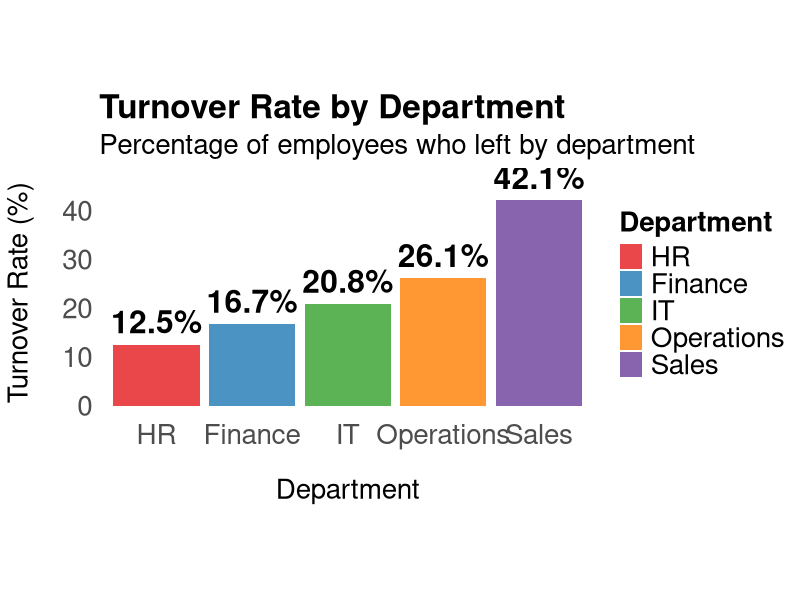
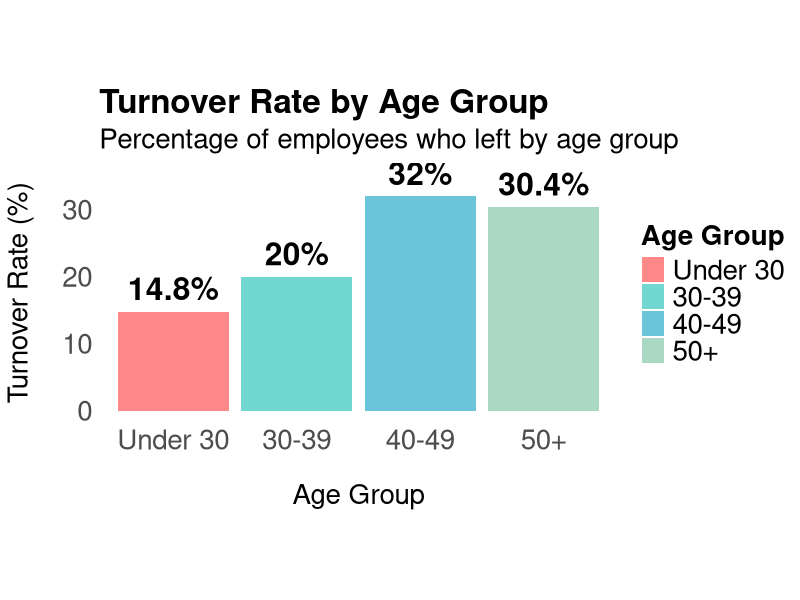
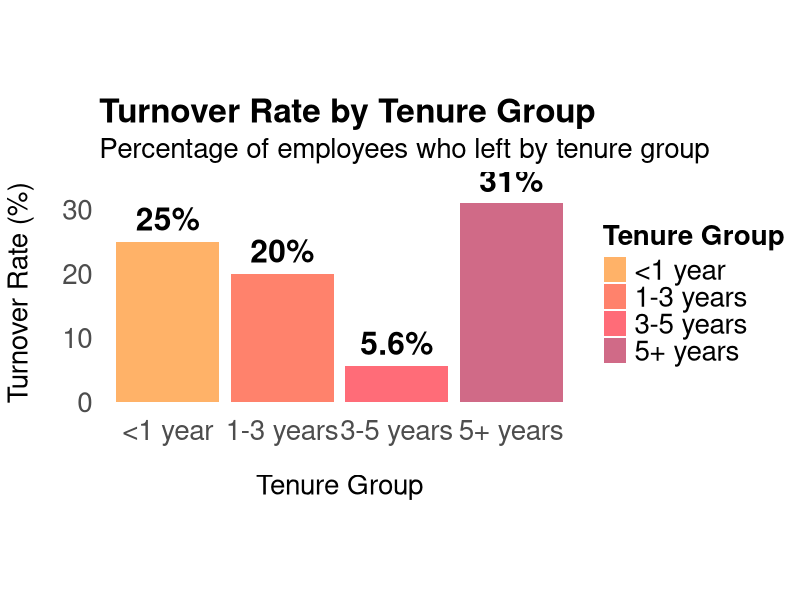
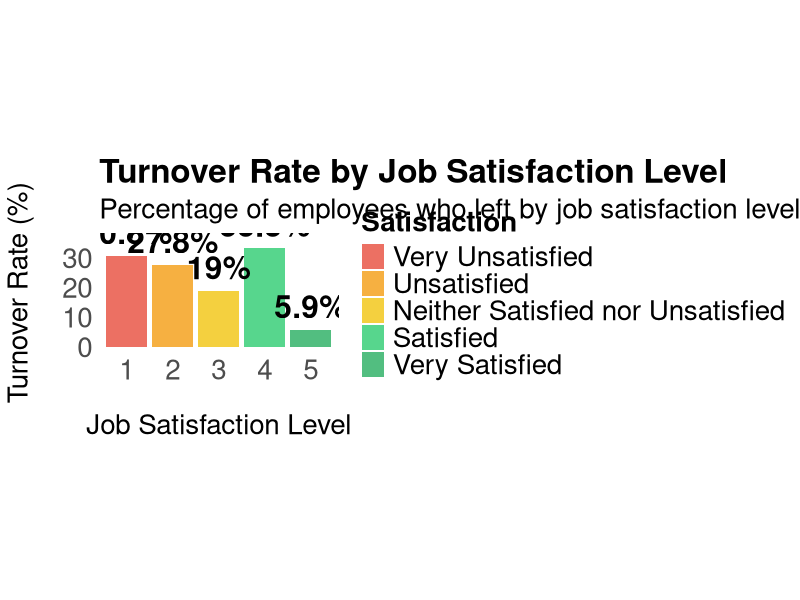
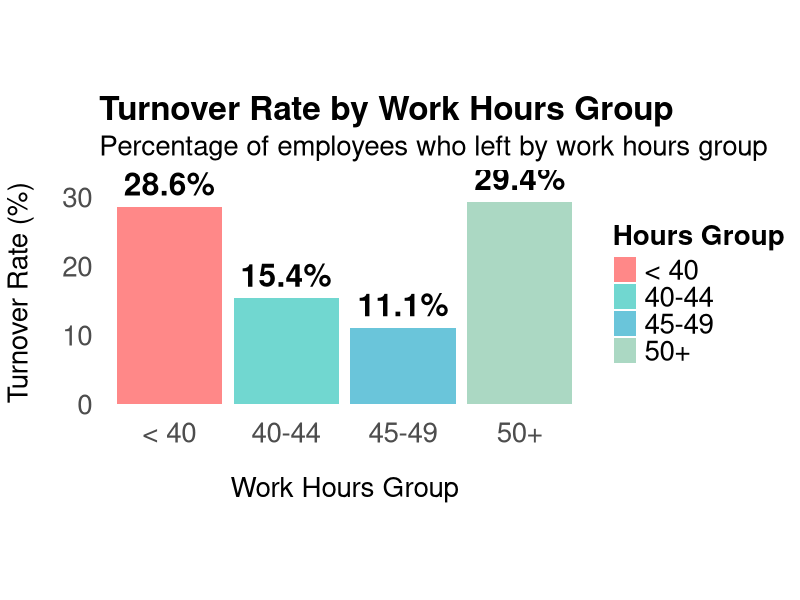
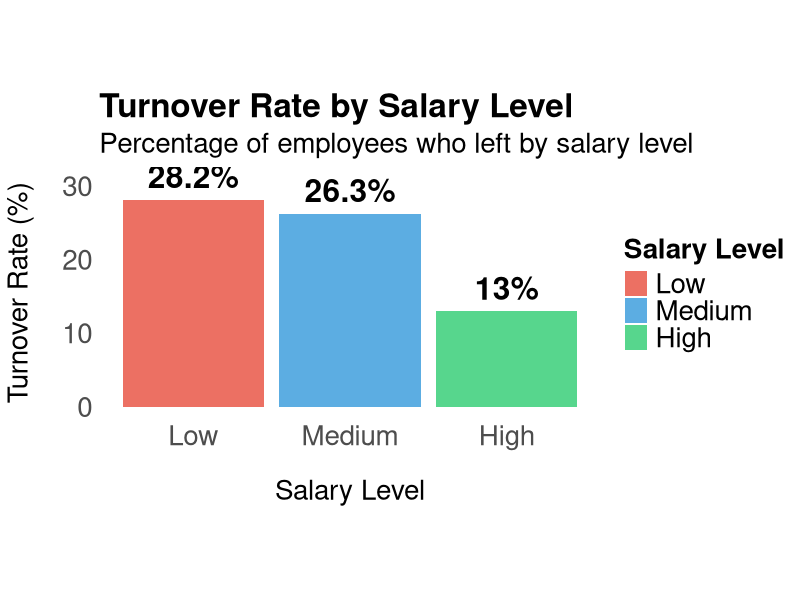
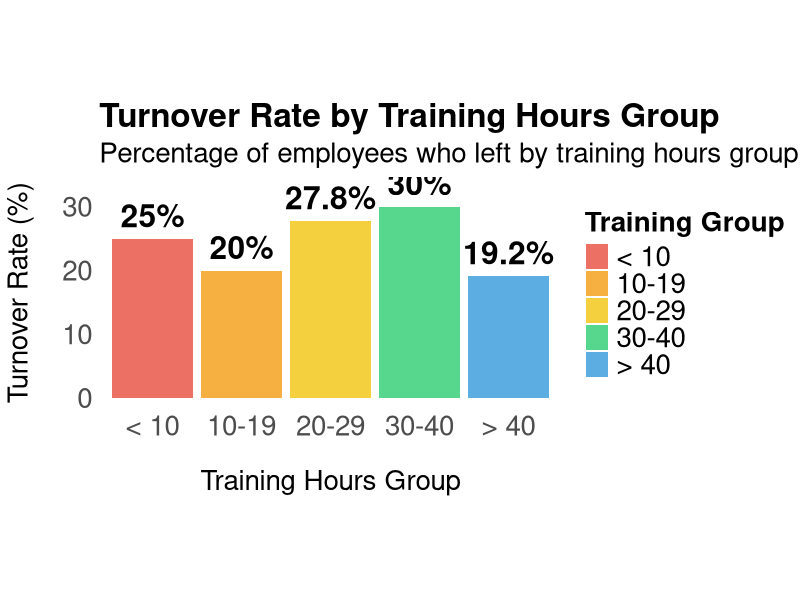

These figures' R source, in order:
# Employee Turnover Analysis
# This script analyzes employee turnover data to understand why some employees stay while others leave
# and to identify areas for intervention to reduce turnover.

# Install required libraries
#install.packages("ggplot2")
#install.packages("dplyr")
#install.packages("here")
#install.packages("readr")
#install.packages("flextable")
#install.packages("ggplot2")
#install.packages("tidyr")

# Load required libraries 
library(ggplot2)
library(dplyr)
library(here) 
library(readr)
library(flextable)
library(ggplot2)
library(tidyr)


# Load data
data <- readr::read_csv(here("employee_turnover_data.csv"))

# Check for missing data
missing_summary <- sapply(data, function(x) sum(is.na(x)))
print(missing_summary)


# Check for duplicates (EmployeeIDs)
duplicates <- data %>%
  group_by(EmployeeID) %>%
  filter(n() > 1) %>%
  arrange(EmployeeID)
duplicates

# View the data structure (e.g., sample size, number of variables, variable type)
dplyr::glimpse(data)

# Recode dependent variable (Turnover)
data1 <- data %>%
  dplyr::mutate(Turnover = ifelse(Turnover == "Yes", 1, 0))
dplyr::glimpse(data1)
View(data)


# ============================================================================
# Department Turnover and Visualization
# ============================================================================

# Overall turnover rate
turnover_rate <- mean(data1$Turnover == 1)
cat("Overall Turnover Rate:", round(turnover_rate * 100, 1), "%\n")
cat("Employees who left:", sum(data1$Turnover == 1), "\n")
cat("Employees who stayed:", sum(data1$Turnover == 0), "\n")


# Turnover by department
dept_turnover <- data1 %>%
  group_by(Department) %>%
  summarise(
    Total_Employees = n(),
    Turnover_Count = sum(Turnover == 1),
    Turnover_Rate = paste0(round(mean(Turnover == 1) * 100, 1), "%"),
    .groups = 'drop'
  ) %>%
  arrange(desc(Turnover_Rate))

# Add total row
overall <- data1 %>%
  summarise(
    Department = "Total",
    Total_Employees = n(),
    Turnover_Count = sum(Turnover == 1),
    Turnover_Rate = paste0(round(mean(Turnover == 1) * 100, 1), "%")
  )
dept_turnover <- bind_rows(dept_turnover, overall)

# Create a table
dept_turnover_table <- flextable(dept_turnover) %>%
  autofit() %>%
  bold(i = nrow(dept_turnover), bold = TRUE) %>%   # bold the total row
  align(j = 2:4, align = "center") %>%             # center numeric columns
  set_header_labels(
    Department = "Department",
    Total_Employees = "Total Count",
    Turnover_Count = "Turnover Count",
    Turnover_Rate = "Turnover Rate"
  )
dept_turnover_table

# Histogram: Turnover Rate by Department
dept_turnover_plot <- dept_turnover %>%
  filter(Department != "Total") %>%  # Remove total row for plotting
  mutate(Department = factor(Department, levels = c("HR", "Finance", "IT", "Operations", "Sales"))) %>%
  ggplot(aes(x = Department, y = as.numeric(gsub("%", "", Turnover_Rate)), fill = Department)) +
  geom_col(alpha = 0.8) +
  geom_text(aes(label = Turnover_Rate), vjust = -0.5, size = 8, fontface = "bold") +
  labs(
    title = "Turnover Rate by Department",
    subtitle = "Percentage of employees who left by department",
    x = "Department",
    y = "Turnover Rate (%)",
    fill = "Department"
    #caption = "Data: Employee Turnover Dataset"
  ) +
  theme_minimal() +
  theme(
    plot.title = element_text(size = 24, face = "bold"),
    plot.subtitle = element_text(size = 20),
    axis.title = element_text(size = 20),
    axis.text = element_text(size = 20),
    plot.caption = element_text(size = 12),
    legend.position = "right",
    legend.title = element_text(size = 20, face = "bold"),
    legend.text = element_text(size = 20),
    panel.grid.major = element_blank(),
    panel.grid.minor = element_blank(),
    aspect.ratio = 0.5,
    axis.title.x = element_text(margin = margin(t = 20)),
    axis.title.y = element_text(margin = margin(r = 20))
  ) +
  scale_fill_manual(values = c("HR" = "#E31A1C", "Finance" = "#1F78B4", "IT" = "#33A02C", 
                               "Operations" = "#FF7F00", "Sales" = "#6A3D9A")) +
  scale_y_continuous(limits = c(0, max(as.numeric(gsub("%", "", dept_turnover$Turnover_Rate[dept_turnover$Department != "Total"]))) * 1.1))

print(dept_turnover_plot)

# 2. TURNOVER RATE BY AGE GROUPS
cat("\n--- Turnover Rate by Age Groups ---\n")

# Create age groups
data1 <- data1 %>%
  mutate(Age_Group = case_when(
    Age < 30 ~ "Under 30",
    Age >= 30 & Age < 40 ~ "30-39",
    Age >= 40 & Age < 50 ~ "40-49",
    Age >= 50 ~ "50+"
  ))

# Calculate turnover rate by age group
age_turnover <- data1 %>%
  group_by(Age_Group) %>%
  summarise(
    Total_Employees = n(),
    Turnover_Count = sum(Turnover == 1),
    Turnover_Rate = round(mean(Turnover == 1) * 100, 1),
    .groups = 'drop'
  ) %>%
  mutate(Age_Group = factor(Age_Group, levels = c("Under 30", "30-39", "40-49", "50+"))) %>%
  arrange(Age_Group)

print(age_turnover)

# Create flextable for age turnover with total row
age_turnover_with_total <- age_turnover %>%
  mutate(Turnover_Rate = paste0(Turnover_Rate, "%")) %>%
  bind_rows(
    age_turnover %>%
      summarise(
        Age_Group = "Total",
        Total_Employees = sum(Total_Employees),
        Turnover_Count = sum(Turnover_Count),
        Turnover_Rate = paste0(round(sum(Turnover_Count) / sum(Total_Employees) * 100, 1), "%")
      )
  )

age_turnover_table <- age_turnover_with_total %>%
  flextable() %>%
  autofit() %>%
  align(align = "center", part = "all") %>%
  bold(part = "header") %>%
  bold(i = nrow(age_turnover_with_total), part = "body") %>%
  set_header_labels(
    Age_Group = "Age Group",
    Total_Employees = "Total Count",
    Turnover_Count = "Turnover Count",
    Turnover_Rate = "Turnover Rate"
  )
age_turnover_table

# Histogram for age groups
age_turnover_plot <- age_turnover %>%
  ggplot(aes(x = Age_Group, y = Turnover_Rate, fill = Age_Group)) +
  geom_col(alpha = 0.8) +
  geom_text(aes(label = paste0(Turnover_Rate, "%")), vjust = -0.5, size = 8, fontface = "bold") +
  labs(
    title = "Turnover Rate by Age Group",
    subtitle = "Percentage of employees who left by age group",
    x = "Age Group",
    y = "Turnover Rate (%)",
    fill = "Age Group"
  ) +
  theme_minimal() +
  theme(
    plot.title = element_text(size = 24, face = "bold"),
    plot.subtitle = element_text(size = 20),
    axis.title = element_text(size = 20),
    axis.text = element_text(size = 20),
    legend.position = "right",
    legend.title = element_text(size = 20, face = "bold"),
    legend.text = element_text(size = 20),
    panel.grid.major = element_blank(),
    panel.grid.minor = element_blank(),
    aspect.ratio = 0.5,
    axis.title.x = element_text(margin = margin(t = 20)),
    axis.title.y = element_text(margin = margin(r = 20))
  ) +
  scale_fill_manual(values = c("Under 30" = "#FF6B6B", "30-39" = "#4ECDC4", "40-49" = "#45B7D1", "50+" = "#96CEB4")) +
  scale_y_continuous(limits = c(0, max(age_turnover$Turnover_Rate) * 1.1))

print(age_turnover_plot)

# 3. TURNOVER RATE BY TENURE GROUPS
cat("\n--- Turnover Rate by Tenure Groups ---\n")

# Create tenure groups
data1 <- data1 %>%
  mutate(Tenure_Group = case_when(
    Tenure_Years < 1 ~ "<1 year",
    Tenure_Years >= 1 & Tenure_Years < 3 ~ "1-3 years",
    Tenure_Years >= 3 & Tenure_Years < 5 ~ "3-5 years",
    Tenure_Years >= 5 ~ "5+ years"
  ))

# Calculate turnover rate by tenure group
tenure_turnover <- data1 %>%
  group_by(Tenure_Group) %>%
  summarise(
    Total_Employees = n(),
    Turnover_Count = sum(Turnover == 1),
    Turnover_Rate = round(mean(Turnover == 1) * 100, 1),
    .groups = 'drop'
  ) %>%
  mutate(Tenure_Group = factor(Tenure_Group, levels = c("<1 year", "1-3 years", "3-5 years", "5+ years")))

print(tenure_turnover)

# Create flextable for tenure turnover with total row
tenure_turnover_with_total <- tenure_turnover %>%
  mutate(Turnover_Rate = paste0(Turnover_Rate, "%")) %>%
  bind_rows(
    tenure_turnover %>%
      summarise(
        Tenure_Group = "Total",
        Total_Employees = sum(Total_Employees),
        Turnover_Count = sum(Turnover_Count),
        Turnover_Rate = paste0(round(sum(Turnover_Count) / sum(Total_Employees) * 100, 1), "%")
      )
  )

tenure_turnover_table <- tenure_turnover_with_total %>%
  flextable() %>%
  autofit() %>%
  align(align = "center", part = "all") %>%
  bold(part = "header") %>%
  bold(i = nrow(tenure_turnover_with_total), part = "body") %>%
  set_header_labels(
    Tenure_Group = "Tenure Group",
    Total_Employees = "Total Count",
    Turnover_Count = "Turnover Count",
    Turnover_Rate = "Turnover Rate"
  )
tenure_turnover_table

# Histogram for tenure groups
tenure_turnover_plot <- tenure_turnover %>%
  ggplot(aes(x = Tenure_Group, y = Turnover_Rate, fill = Tenure_Group)) +
  geom_col(alpha = 0.8) +
  geom_text(aes(label = paste0(Turnover_Rate, "%")), vjust = -0.5, size = 8, fontface = "bold") +
  labs(
    title = "Turnover Rate by Tenure Group",
    subtitle = "Percentage of employees who left by tenure group",
    x = "Tenure Group",
    y = "Turnover Rate (%)",
    fill = "Tenure Group"
  ) +
  theme_minimal() +
  theme(
    plot.title = element_text(size = 24, face = "bold"),
    plot.subtitle = element_text(size = 20),
    axis.title = element_text(size = 20),
    axis.text = element_text(size = 20),
    legend.position = "right",
    legend.title = element_text(size = 20, face = "bold"),
    legend.text = element_text(size = 20),
    panel.grid.major = element_blank(),
    panel.grid.minor = element_blank(),
    aspect.ratio = 0.5,
    axis.title.x = element_text(margin = margin(t = 20)),
    axis.title.y = element_text(margin = margin(r = 20))
  ) +
  scale_fill_manual(values = c("<1 year" = "#FF9F43", "1-3 years" = "#FF6348", 
                               "3-5 years" = "#FF4757", "5+ years" = "#C44569")) +
  scale_y_continuous(limits = c(0, max(tenure_turnover$Turnover_Rate) * 1.1))

print(tenure_turnover_plot)

# 4. TURNOVER RATE BY JOB SATISFACTION LEVELS
cat("\n--- Turnover Rate by Job Satisfaction Levels ---\n")

# Calculate turnover rate by job satisfaction
satisfaction_turnover <- data1 %>%
  group_by(Job_Satisfaction) %>%
  summarise(
    Total_Employees = n(),
    Turnover_Count = sum(Turnover == 1),
    Turnover_Rate = round(mean(Turnover == 1) * 100, 1),
    .groups = 'drop'
  ) %>%
  arrange(Job_Satisfaction)

print(satisfaction_turnover)

# Create flextable for satisfaction turnover with total row
satisfaction_turnover_with_total <- satisfaction_turnover %>%
  mutate(
    Job_Satisfaction = as.character(Job_Satisfaction),
    Turnover_Rate = paste0(Turnover_Rate, "%")
  ) %>%
  bind_rows(
    satisfaction_turnover %>%
      summarise(
        Job_Satisfaction = "Total",
        Total_Employees = sum(Total_Employees),
        Turnover_Count = sum(Turnover_Count),
        Turnover_Rate = paste0(round(sum(Turnover_Count) / sum(Total_Employees) * 100, 1), "%")
      )
  )

satisfaction_turnover_table <- satisfaction_turnover_with_total %>%
  flextable() %>%
  autofit() %>%
  align(align = "center", part = "all") %>%
  bold(part = "header") %>%
  bold(i = nrow(satisfaction_turnover_with_total), part = "body") %>%
  set_header_labels(
    Job_Satisfaction = "Job Satisfaction Level",
    Total_Employees = "Total Count",
    Turnover_Count = "Turnover Count",
    Turnover_Rate = "Turnover Rate"
  )
satisfaction_turnover_table

# Histogram for job satisfaction
satisfaction_turnover_plot <- satisfaction_turnover %>%
  ggplot(aes(x = factor(Job_Satisfaction), y = Turnover_Rate, fill = factor(Job_Satisfaction))) +
  geom_col(alpha = 0.8) +
  geom_text(aes(label = paste0(Turnover_Rate, "%")), vjust = -0.5, size = 8, fontface = "bold") +
  labs(
    title = "Turnover Rate by Job Satisfaction Level",
    subtitle = "Percentage of employees who left by job satisfaction level",
    x = "Job Satisfaction Level",
    y = "Turnover Rate (%)",
    fill = "Satisfaction"
  ) +
  theme_minimal() +
  theme(
    plot.title = element_text(size = 24, face = "bold"),
    plot.subtitle = element_text(size = 20),
    axis.title = element_text(size = 20),
    axis.text = element_text(size = 20),
    legend.position = "right",
    legend.title = element_text(size = 20, face = "bold"),
    legend.text = element_text(size = 20),
    panel.grid.major = element_blank(),
    panel.grid.minor = element_blank(),
    aspect.ratio = 0.5,
    axis.title.x = element_text(margin = margin(t = 20)),
    axis.title.y = element_text(margin = margin(r = 20))
  ) +
  scale_fill_manual(values = c("1" = "#E74C3C", "2" = "#F39C12", "3" = "#F1C40F", 
                               "4" = "#2ECC71", "5" = "#27AE60"),
                    labels = c("1" = "Very Unsatisfied", "2" = "Unsatisfied", 
                              "3" = "Neither Satisfied nor Unsatisfied", 
                              "4" = "Satisfied", "5" = "Very Satisfied")) +
  scale_x_discrete(limits = c("1", "2", "3", "4", "5")) +
  scale_y_continuous(limits = c(0, max(satisfaction_turnover$Turnover_Rate) * 1.1))

print(satisfaction_turnover_plot)

# 5. TURNOVER RATE BY WORK HOURS GROUPS
cat("\n--- Turnover Rate by Work Hours Groups ---\n")

# Create work hours groups
data1 <- data1 %>%
  mutate(Hours_Group = case_when(
    Avg_Hours_Week < 40 ~ "< 40",
    Avg_Hours_Week >= 40 & Avg_Hours_Week < 45 ~ "40-44",
    Avg_Hours_Week >= 45 & Avg_Hours_Week < 50 ~ "45-49",
    Avg_Hours_Week >= 50 ~ "50+"
  ))

# Calculate turnover rate by work hours group
hours_turnover <- data1 %>%
  filter(!is.na(Hours_Group)) %>%
  group_by(Hours_Group) %>%
  summarise(
    Total_Employees = n(),
    Turnover_Count = sum(Turnover == 1),
    Turnover_Rate = round(mean(Turnover == 1) * 100, 1),
    .groups = 'drop'
  ) %>%
  mutate(Hours_Group = factor(Hours_Group, levels = c("< 40", "40-44", "45-49", "50+"))) %>%
  arrange(Hours_Group)

print(hours_turnover)

# Create flextable for hours turnover with total row
hours_turnover_with_total <- hours_turnover %>%
  mutate(Turnover_Rate = paste0(Turnover_Rate, "%")) %>%
  bind_rows(
    hours_turnover %>%
      summarise(
        Hours_Group = "Total",
        Total_Employees = sum(Total_Employees),
        Turnover_Count = sum(Turnover_Count),
        Turnover_Rate = paste0(round(sum(Turnover_Count) / sum(Total_Employees) * 100, 1), "%")
      )
  )

hours_turnover_table <- hours_turnover_with_total %>%
  flextable() %>%
  autofit() %>%
  align(align = "center", part = "all") %>%
  bold(part = "header") %>%
  bold(i = nrow(hours_turnover_with_total), part = "body") %>%
  set_header_labels(
    Hours_Group = "Work Hours Group",
    Total_Employees = "Total Count",
    Turnover_Count = "Turnover Count",
    Turnover_Rate = "Turnover Rate"
  )
hours_turnover_table

# Histogram for work hours groups
hours_turnover_plot <- hours_turnover %>%
  ggplot(aes(x = Hours_Group, y = Turnover_Rate, fill = Hours_Group)) +
  geom_col(alpha = 0.8) +
  geom_text(aes(label = paste0(Turnover_Rate, "%")), vjust = -0.5, size = 8, fontface = "bold") +
  labs(
    title = "Turnover Rate by Work Hours Group",
    subtitle = "Percentage of employees who left by work hours group",
    x = "Work Hours Group",
    y = "Turnover Rate (%)",
    fill = "Hours Group"
  ) +
  theme_minimal() +
  theme(
    plot.title = element_text(size = 24, face = "bold"),
    plot.subtitle = element_text(size = 20),
    axis.title = element_text(size = 20),
    axis.text = element_text(size = 20),
    legend.position = "right",
    legend.title = element_text(size = 20, face = "bold"),
    legend.text = element_text(size = 20),
    panel.grid.major = element_blank(),
    panel.grid.minor = element_blank(),
    aspect.ratio = 0.5,
    axis.title.x = element_text(margin = margin(t = 20)),
    axis.title.y = element_text(margin = margin(r = 20))
  ) +
  scale_fill_manual(values = c("< 40" = "#FF6B6B", "40-44" = "#4ECDC4", 
                               "45-49" = "#45B7D1", "50+" = "#96CEB4"), 
                    drop = FALSE) +
  scale_y_continuous(limits = c(0, max(hours_turnover$Turnover_Rate) * 1.1))

print(hours_turnover_plot)

# 6. TURNOVER RATE BY SALARY LEVEL
cat("\n--- Turnover Rate by Salary Level ---\n")

# Calculate turnover rate by salary level
salary_turnover <- data1 %>%
  group_by(Salary_Level) %>%
  summarise(
    Total_Employees = n(),
    Turnover_Count = sum(Turnover == 1),
    Turnover_Rate = round(mean(Turnover == 1) * 100, 1),
    .groups = 'drop'
  ) %>%
  mutate(Salary_Level = factor(Salary_Level, levels = c("Low", "Medium", "High")))

print(salary_turnover)

# Create flextable for salary turnover with total row
salary_turnover_with_total <- salary_turnover %>%
  mutate(Turnover_Rate = paste0(Turnover_Rate, "%")) %>%
  bind_rows(
    salary_turnover %>%
      summarise(
        Salary_Level = "Total",
        Total_Employees = sum(Total_Employees),
        Turnover_Count = sum(Turnover_Count),
        Turnover_Rate = paste0(round(sum(Turnover_Count) / sum(Total_Employees) * 100, 1), "%")
      )
  )

salary_turnover_table <- salary_turnover_with_total %>%
  flextable() %>%
  autofit() %>%
  align(align = "center", part = "all") %>%
  bold(part = "header") %>%
  bold(i = nrow(salary_turnover_with_total), part = "body") %>%
  set_header_labels(
    Salary_Level = "Salary Level",
    Total_Employees = "Total Count",
    Turnover_Count = "Turnover Count",
    Turnover_Rate = "Turnover Rate"
  )
salary_turnover_table

# Histogram for salary level
salary_turnover_plot <- salary_turnover %>%
  ggplot(aes(x = Salary_Level, y = Turnover_Rate, fill = Salary_Level)) +
  geom_col(alpha = 0.8) +
  geom_text(aes(label = paste0(Turnover_Rate, "%")), vjust = -0.5, size = 8, fontface = "bold") +
  labs(
    title = "Turnover Rate by Salary Level",
    subtitle = "Percentage of employees who left by salary level",
    x = "Salary Level",
    y = "Turnover Rate (%)",
    fill = "Salary Level"
  ) +
  theme_minimal() +
  theme(
    plot.title = element_text(size = 24, face = "bold"),
    plot.subtitle = element_text(size = 20),
    axis.title = element_text(size = 20),
    axis.text = element_text(size = 20),
    legend.position = "right",
    legend.title = element_text(size = 20, face = "bold"),
    legend.text = element_text(size = 20),
    panel.grid.major = element_blank(),
    panel.grid.minor = element_blank(),
    aspect.ratio = 0.5,
    axis.title.x = element_text(margin = margin(t = 20)),
    axis.title.y = element_text(margin = margin(r = 20))
  ) +
  scale_fill_manual(values = c("Low" = "#E74C3C", "Medium" = "#3498DB", "High" = "#2ECC71")) +
  scale_x_discrete(limits = c("Low", "Medium", "High")) +
  scale_y_continuous(limits = c(0, max(salary_turnover$Turnover_Rate) * 1.1))

print(salary_turnover_plot)

# 7. TURNOVER RATE BY TRAINING HOURS GROUPS
cat("\n--- Turnover Rate by Training Hours Groups ---\n")

# Create training hours groups
data1 <- data1 %>%
  mutate(Training_Group = case_when(
    Training_Hours_Year < 10 ~ "< 10",
    Training_Hours_Year >= 10 & Training_Hours_Year < 20 ~ "10-19",
    Training_Hours_Year >= 20 & Training_Hours_Year < 30 ~ "20-29",
    Training_Hours_Year >= 30 & Training_Hours_Year <= 40 ~ "30-40",
    Training_Hours_Year > 40 ~ "> 40",
    TRUE ~ NA_character_
  ))

# Debug: Check Training_Group values
cat("Training_Group values after creation:\n")
print(table(data1$Training_Group, useNA = "always"))

# Calculate turnover rate by training hours group
training_turnover <- data1 %>%
  filter(!is.na(Training_Group)) %>%
  group_by(Training_Group) %>%
  summarise(
    Total_Employees = n(),
    Turnover_Count = sum(Turnover == 1),
    Turnover_Rate = round(mean(Turnover == 1) * 100, 1),
    .groups = 'drop'
  ) %>%
  mutate(Training_Group = factor(Training_Group, levels = c("< 10", "10-19", "20-29", "30-40", "> 40"))) %>%
  arrange(Training_Group)

print(training_turnover)

# Create flextable for training turnover with total row
training_turnover_with_total <- training_turnover %>%
  mutate(Turnover_Rate = paste0(Turnover_Rate, "%")) %>%
  bind_rows(
    training_turnover %>%
      summarise(
        Training_Group = "Total",
        Total_Employees = sum(Total_Employees),
        Turnover_Count = sum(Turnover_Count),
        Turnover_Rate = paste0(round(sum(Turnover_Count) / sum(Total_Employees) * 100, 1), "%")
      )
  )

training_turnover_table <- training_turnover_with_total %>%
  flextable() %>%
  autofit() %>%
  align(align = "center", part = "all") %>%
  bold(part = "header") %>%
  bold(i = nrow(training_turnover_with_total), part = "body") %>%
  set_header_labels(
    Training_Group = "Training Hours Group",
    Total_Employees = "Total Count",
    Turnover_Count = "Turnover Count",
    Turnover_Rate = "Turnover Rate"
  )
training_turnover_table

# Histogram for training hours groups
training_turnover_plot <- training_turnover %>%
  ggplot(aes(x = Training_Group, y = Turnover_Rate, fill = Training_Group)) +
  geom_col(alpha = 0.8) +
  geom_text(aes(label = paste0(Turnover_Rate, "%")), vjust = -0.5, size = 8, fontface = "bold") +
  labs(
    title = "Turnover Rate by Training Hours Group",
    subtitle = "Percentage of employees who left by training hours group",
    x = "Training Hours Group",
    y = "Turnover Rate (%)",
    fill = "Training Group"
  ) +
  theme_minimal() +
  theme(
    plot.title = element_text(size = 24, face = "bold"),
    plot.subtitle = element_text(size = 20),
    axis.title = element_text(size = 20),
    axis.text = element_text(size = 20),
    legend.position = "right",
    legend.title = element_text(size = 20, face = "bold"),
    legend.text = element_text(size = 20),
    panel.grid.major = element_blank(),
    panel.grid.minor = element_blank(),
    aspect.ratio = 0.5,
    axis.title.x = element_text(margin = margin(t = 20)),
    axis.title.y = element_text(margin = margin(r = 20))
  ) +
  scale_fill_manual(values = c("< 10" = "#E74C3C", "10-19" = "#F39C12", 
                               "20-29" = "#F1C40F", "30-40" = "#2ECC71", "> 40" = "#3498DB"), 
                    drop = FALSE) +
  scale_y_continuous(limits = c(0, max(training_turnover$Turnover_Rate) * 1.1))

print(training_turnover_plot)
